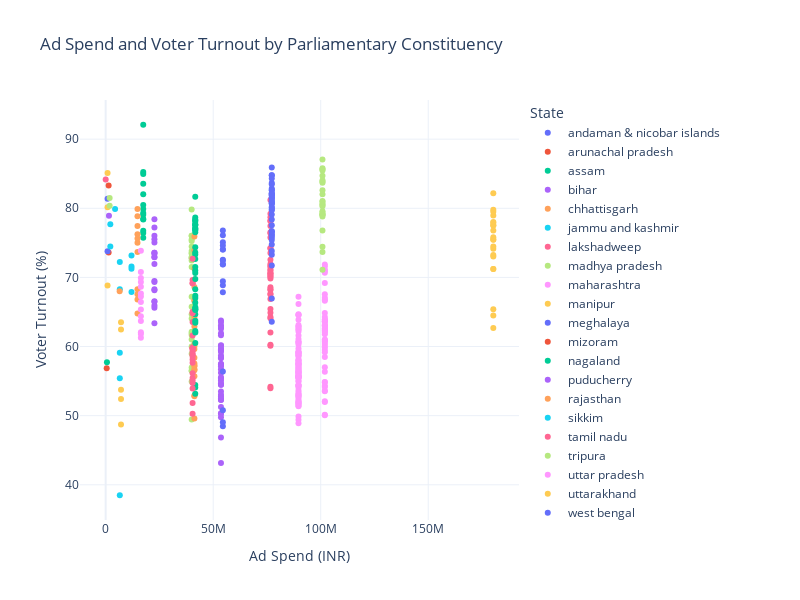

Notebook code cell kept with this figure:
### Markdown cell above
- Now, let’s have a look at the relationship between ad spend and voter turnout by parliamentary constituency:

### Code cell
merged_constituency_data = results.merge(
    locations,
    left_on='State',
    right_on='Location name',
    how='left'
)
# to represent this data, we will use Scatter Plot
fig = px.scatter(merged_constituency_data, x='Amount spent (INR)', y='Polled (%)',
                 color='State',
                 labels={'Amount spent (INR)': 'Ad Spend (INR)', 'Polled (%)': 'Voter Turnout (%)'},
                 title='Ad Spend and Voter Turnout by Parliamentary Constituency')

fig.update_layout(width=800, height=600)

fig.show()

### Figure 1 — Plotly figure (JSON) as saved in the notebook; plotly's stock layout.template omitted (floating-point values rounded to 4 significant figures)
{"data": [{"hovertemplate": "State=andaman & nicobar islands<br>Ad Spend (INR)=%{x}<br>Voter Turnout (%)=%{y}<extra></extra>", "legendgroup": "andaman & nicobar islands", "marker": {"color": "#636efa", "symbol": "circle"}, "mode": "markers", "name": "andaman & nicobar islands", "orientation": "v", "showlegend": true, "type": "scatter", "x": [null], "xaxis": "x", "y": [64.1], "yaxis": "y"}, {"hovertemplate": "State=arunachal pradesh<br>Ad Spend (INR)=%{x}<br>Voter Turnout (%)=%{y}<extra></extra>", "legendgroup": "arunachal pradesh", "marker": {"color": "#EF553B", "symbol": "circle"}, "mode": "markers", "name": "arunachal pradesh", "orientation": "v", "showlegend": true, "type": "scatter", "x": [1385654, 1385654], "xaxis": "x", "y": [83.31, 73.6], "yaxis": "y"}, {"hovertemplate": "State=assam<br>Ad Spend (INR)=%{x}<br>Voter Turnout (%)=%{y}<extra></extra>", "legendgroup": "assam", "marker": {"color": "#00cc96", "symbol": "circle"}, "mode": "markers", "name": "assam", "orientation": "v", "showlegend": true, "type": "scatter", "x": [17478091, 17478091, 17478091, 17478091, 17478091, 17478091, 17478091, 17478091, 17478091, 17478091, 17478091, 17478091, 17478091, 17478091], "xaxis": "x", "y": [76.75, 79.89, 79.33, 76.42, 78.46, 82.01, 75.74, 80.48, 84.97, 79.05, 85.24, 92.08, 78.39, 83.55], "yaxis": "y"}, {"hovertemplate": "State=bihar<br>Ad Spend (INR)=%{x}<br>Voter Turnout (%)=%{y}<extra></extra>", "legendgroup": "bihar", "marker": {"color": "#ab63fa", "symbol": "circle"}, "mode": "markers", "name": "bihar", "orientation": "v", "showlegend": true, "type": "scatter", "x": [53619242, 53619242, 53619242, 53619242, 53619242, 53619242, 53619242, 53619242, 53619242, 53619242, 53619242, 53619242, 53619242, 53619242, 53619242, 53619242, 53619242, 53619242, 53619242, 53619242, 53619242, 53619242, 53619242, 53619242, 53619242, 53619242, 53619242, 53619242, 53619242, 53619242, 53619242, 53619242, 53619242, 53619242, 53619242, 53619242, 53619242, 53619242, 53619242, 53619242], "xaxis": "x", "y": [50.35, 52.76, 51.25, 43.17, 54.48, 53.5, 63.76, 62.84, 63.08, 61.93, 54.48, 57.52, 58.29, 63.55, 58.7, 57.37, 55.55, 60.11, 59.59, 58.43, 53.04, 59.47, 56.73, 56.21, 52.32, 52.27, 61.62, 59.68, 57.4, 52.49, 62.59, 60.19, 50.27, 55.39, 55.09, 54.68, 49.78, 59.24, 46.85, 57.16], "yaxis": "y"}, {"hovertemplate": "State=chhattisgarh<br>Ad Spend (INR)=%{x}<br>Voter Turnout (%)=%{y}<extra></extra>", "legendgroup": "chhattisgarh", "marker": {"color": "#FFA15A", "symbol": "circle"}, "mode": "markers", "name": "chhattisgarh", "orientation": "v", "showlegend": true, "type": "scatter", "x": [14803286, 14803286, 14803286, 14803286, 14803286, 14803286, 14803286, 14803286, 14803286, 14803286, 14803286], "xaxis": "x", "y": [68.29, 76.23, 75.02, 77.42, 64.77, 73.68, 67.56, 75.63, 78.85, 66.82, 79.89], "yaxis": "y"}, {"hovertemplate": "State=jammu and kashmir<br>Ad Spend (INR)=%{x}<br>Voter Turnout (%)=%{y}<extra></extra>", "legendgroup": "jammu and kashmir", "marker": {"color": "#19d3f3", "symbol": "circle"}, "mode": "markers", "name": "jammu and kashmir", "orientation": "v", "showlegend": true, "type": "scatter", "x": [6575061, 6575061, 6575061, 6575061, 6575061], "xaxis": "x", "y": [68.27, 72.22, 38.49, 59.1, 55.4], "yaxis": "y"}, {"hovertemplate": "State=lakshadweep<br>Ad Spend (INR)=%{x}<br>Voter Turnout (%)=%{y}<extra></extra>", "legendgroup": "lakshadweep", "marker": {"color": "#FF6692", "symbol": "circle"}, "mode": "markers", "name": "lakshadweep", "orientation": "v", "showlegend": true, "type": "scatter", "x": [19847], "xaxis": "x", "y": [84.16], "yaxis": "y"}, {"hovertemplate": "State=madhya pradesh<br>Ad Spend (INR)=%{x}<br>Voter Turnout (%)=%{y}<extra></extra>", "legendgroup": "madhya pradesh", "marker": {"color": "#B6E880", "symbol": "circle"}, "mode": "markers", "name": "madhya pradesh", "orientation": "v", "showlegend": true, "type": "scatter", "x": [39992952, 39992952, 39992952, 39992952, 39992952, 39992952, 39992952, 39992952, 39992952, 39992952, 39992952, 39992952, 39992952, 39992952, 39992952, 39992952, 39992952, 39992952, 39992952, 39992952, 39992952, 39992952, 39992952, 39992952, 39992952, 39992952, 39992952, 39992952, 39992952], "xaxis": "x", "y": [73.45, 79.83, 61, 72.84, 64.68, 56.5, 56.48, 67.21, 56.97, 49.43, 61.94, 60, 73.53, 54.93, 64.06, 72.43, 62.13, 58.97, 76.04, 65.75, 74.48, 75.48, 72.76, 61.67, 71.52, 76.03, 75.27, 72.94, 73.82], "yaxis": "y"}, {"hovertemplate": "State=maharashtra<br>Ad Spend (INR)=%{x}<br>Voter Turnout (%)=%{y}<extra></extra>", "legendgroup": "maharashtra", "marker": {"color": "#FF97FF", "symbol": "circle"}, "mode": "markers", "name": "maharashtra", "orientation": "v", "showlegend": true, "type": "scatter", "x": [101917091, 101917091, 101917091, 101917091, 101917091, 101917091, 101917091, 101917091, 101917091, 101917091, 101917091, 101917091, 101917091, 101917091, 101917091, 101917091, 101917091, 101917091, 101917091, 101917091, 101917091, 101917091, 101917091, 101917091, 101917091, 101917091, 101917091, 101917091, 101917091, 101917091, 101917091, 101917091, 101917091, 101917091, 101917091, 101917091, 101917091, 101917091, 101917091, 101917091, 101917091, 101917091, 101917091, 101917091, 101917091, 101917091, 101917091, 101917091], "xaxis": "x", "y": [67.04, 67.55, 71.88, 54.32, 61.01, 61.79, 63.67, 62.03, 63.54, 60.94, 62.26, 64.85, 62.87, 59.5, 71.11, 71.59, 62.59, 63.65, 63.88, 60.51, 62.52, 62.27, 63.16, 59.19, 66.61, 63.03, 70.92, 58.47, 69.18, 54.87, 70.68, 53.54, 64.28, 63.03, 54.16, 59.89, 60.21, 66.75, 50.12, 57.02, 51.98, 56.37, 54.84, 50.06, 53.6, 60.75, 63.91, 52.09], "yaxis": "y"}, {"hovertemplate": "State=manipur<br>Ad Spend (INR)=%{x}<br>Voter Turnout (%)=%{y}<extra></extra>", "legendgroup": "manipur", "marker": {"color": "#FECB52", "symbol": "circle"}, "mode": "markers", "name": "manipur", "orientation": "v", "showlegend": true, "type": "scatter", "x": [889062, 889062, 889062], "xaxis": "x", "y": [80.15, 68.83, 85.11], "yaxis": "y"}, {"hovertemplate": "State=meghalaya<br>Ad Spend (INR)=%{x}<br>Voter Turnout (%)=%{y}<extra></extra>", "legendgroup": "meghalaya", "marker": {"color": "#636efa", "symbol": "circle"}, "mode": "markers", "name": "meghalaya", "orientation": "v", "showlegend": true, "type": "scatter", "x": [884220, 884220], "xaxis": "x", "y": [73.78, 81.37], "yaxis": "y"}, {"hovertemplate": "State=mizoram<br>Ad Spend (INR)=%{x}<br>Voter Turnout (%)=%{y}<extra></extra>", "legendgroup": "mizoram", "marker": {"color": "#EF553B", "symbol": "circle"}, "mode": "markers", "name": "mizoram", "orientation": "v", "showlegend": true, "type": "scatter", "x": [481052], "xaxis": "x", "y": [56.87], "yaxis": "y"}, {"hovertemplate": "State=nagaland<br>Ad Spend (INR)=%{x}<br>Voter Turnout (%)=%{y}<extra></extra>", "legendgroup": "nagaland", "marker": {"color": "#00cc96", "symbol": "circle"}, "mode": "markers", "name": "nagaland", "orientation": "v", "showlegend": true, "type": "scatter", "x": [599170], "xaxis": "x", "y": [57.72], "yaxis": "y"}, {"hovertemplate": "State=puducherry<br>Ad Spend (INR)=%{x}<br>Voter Turnout (%)=%{y}<extra></extra>", "legendgroup": "puducherry", "marker": {"color": "#ab63fa", "symbol": "circle"}, "mode": "markers", "name": "puducherry", "orientation": "v", "showlegend": true, "type": "scatter", "x": [1535672], "xaxis": "x", "y": [78.9], "yaxis": "y"}, {"hovertemplate": "State=rajasthan<br>Ad Spend (INR)=%{x}<br>Voter Turnout (%)=%{y}<extra></extra>", "legendgroup": "rajasthan", "marker": {"color": "#FFA15A", "symbol": "circle"}, "mode": "markers", "name": "rajasthan", "orientation": "v", "showlegend": true, "type": "scatter", "x": [41268323, 41268323, 41268323, 41268323, 41268323, 41268323, 41268323, 41268323, 41268323, 41268323, 41268323, 41268323, 41268323, 41268323, 41268323, 41268323, 41268323, 41268323, 41268323, 41268323, 41268323, 41268323, 41268323, 41268323, 41268323], "xaxis": "x", "y": [60.07, 52.8, 54.11, 63.61, 55.72, 66.59, 63.38, 56.7, 52.93, 49.59, 57.23, 57.53, 59.66, 73.88, 75.93, 60.37, 68.61, 62.89, 69.71, 64.27, 71.26, 57.19, 58.39, 56.58, 66.66], "yaxis": "y"}, {"hovertemplate": "State=sikkim<br>Ad Spend (INR)=%{x}<br>Voter Turnout (%)=%{y}<extra></extra>", "legendgroup": "sikkim", "marker": {"color": "#19d3f3", "symbol": "circle"}, "mode": "markers", "name": "sikkim", "orientation": "v", "showlegend": true, "type": "scatter", "x": [4379297], "xaxis": "x", "y": [79.88], "yaxis": "y"}, {"hovertemplate": "State=tamil nadu<br>Ad Spend (INR)=%{x}<br>Voter Turnout (%)=%{y}<extra></extra>", "legendgroup": "tamil nadu", "marker": {"color": "#FF6692", "symbol": "circle"}, "mode": "markers", "name": "tamil nadu", "orientation": "v", "showlegend": true, "type": "scatter", "x": [76622608, 76622608, 76622608, 76622608, 76622608, 76622608, 76622608, 76622608, 76622608, 76622608, 76622608, 76622608, 76622608, 76622608, 76622608, 76622608, 76622608, 76622608, 76622608, 76622608, 76622608, 76622608, 76622608, 76622608, 76622608, 76622608, 76622608, 76622608, 76622608, 76622608, 76622608, 76622608, 76622608, 76622608, 76622608, 76622608, 76622608, 76622608, 76622608], "xaxis": "x", "y": [74.19, 75.76, 53.96, 60.11, 54.17, 76.37, 64.89, 72.57, 81.2, 71.14, 70.59, 79.21, 71.68, 65.44, 78.7, 71.5, 62.04, 70.09, 71.94, 78.21, 70.95, 77.43, 70.41, 68.19, 78.16, 64.26, 60.25, 67.65, 68.27, 69.84, 66.88, 67.51, 64.1, 70.62, 68.59, 74.24, 73.53, 76.52, 70.22], "yaxis": "y"}, {"hovertemplate": "State=tripura<br>Ad Spend (INR)=%{x}<br>Voter Turnout (%)=%{y}<extra></extra>", "legendgroup": "tripura", "marker": {"color": "#B6E880", "symbol": "circle"}, "mode": "markers", "name": "tripura", "orientation": "v", "showlegend": true, "type": "scatter", "x": [1857459, 1857459], "xaxis": "x", "y": [81.48, 80.36], "yaxis": "y"}, {"hovertemplate": "State=uttar pradesh<br>Ad Spend (INR)=%{x}<br>Voter Turnout (%)=%{y}<extra></extra>", "legendgroup": "uttar pradesh", "marker": {"color": "#FF97FF", "symbol": "circle"}, "mode": "markers", "name": "uttar pradesh", "orientation": "v", "showlegend": true, "type": "scatter", "x": [89668131, 89668131, 89668131, 89668131, 89668131, 89668131, 89668131, 89668131, 89668131, 89668131, 89668131, 89668131, 89668131, 89668131, 89668131, 89668131, 89668131, 89668131, 89668131, 89668131, 89668131, 89668131, 89668131, 89668131, 89668131, 89668131, 89668131, 89668131, 89668131, 89668131, 89668131, 89668131, 89668131, 89668131, 89668131, 89668131, 89668131, 89668131, 89668131, 89668131, 89668131, 89668131, 89668131, 89668131, 89668131, 89668131, 89668131, 89668131, 89668131, 89668131, 89668131, 89668131, 89668131, 89668131, 89668131, 89668131, 89668131, 89668131, 89668131, 89668131, 89668131, 89668131, 89668131, 89668131, 89668131, 89668131, 89668131, 89668131, 89668131, 89668131, 89668131, 89668131, 89668131, 89668131, 89668131, 89668131, 89668131, 89668131, 89668131, 89668131], "xaxis": "x", "y": [58.73, 62.46, 62.18, 59.13, 60.75, 63.11, 55.85, 66.14, 56.93, 64.58, 56.16, 56.42, 53.63, 49.88, 49.41, 58.94, 54.08, 57.44, 54.35, 58.03, 59.31, 57.19, 58.53, 55.71, 58.73, 62.91, 57.78, 57.42, 64.54, 56.36, 59.08, 57.52, 61.08, 53.05, 64.68, 55.89, 53.36, 62.54, 55.46, 54.34, 59.7, 67.2, 59.14, 57.09, 51.62, 60.6, 56.18, 63.86, 55.68, 52.8, 52.28, 62.88, 58.12, 51.82, 61.58, 56.16, 56.67, 53.07, 51.97, 55.59, 54.38, 54.49, 48.91, 51.45, 52.57, 52.83, 55.63, 52.05, 51.79, 60.58, 55.51, 55.45, 55.05, 54.93, 57.57, 60.31, 57.92, 56.78, 51.38, 56.49], "yaxis": "y"}, {"hovertemplate": "State=uttarakhand<br>Ad Spend (INR)=%{x}<br>Voter Turnout (%)=%{y}<extra></extra>", "legendgroup": "uttarakhand", "marker": {"color": "#FECB52", "symbol": "circle"}, "mode": "markers", "name": "uttarakhand", "orientation": "v", "showlegend": true, "type": "scatter", "x": [7140897, 7140897, 7140897, 7140897, 7140897], "xaxis": "x", "y": [48.74, 52.42, 63.53, 62.47, 53.76], "yaxis": "y"}, {"hovertemplate": "State=west bengal<br>Ad Spend (INR)=%{x}<br>Voter Turnout (%)=%{y}<extra></extra>", "legendgroup": "west bengal", "marker": {"color": "#636efa", "symbol": "circle"}, "mode": "markers", "name": "west bengal", "orientation": "v", "showlegend": true, "type": "scatter", "x": [77244996, 77244996, 77244996, 77244996, 77244996, 77244996, 77244996, 77244996, 77244996, 77244996, 77244996, 77244996, 77244996, 77244996, 77244996, 77244996, 77244996, 77244996, 77244996, 77244996, 77244996, 77244996, 77244996, 77244996, 77244996, 77244996, 77244996, 77244996, 77244996, 77244996, 77244996, 77244996, 77244996, 77244996, 77244996, 77244996, 77244996, 77244996, 77244996, 77244996, 77244996, 77244996], "xaxis": "x", "y": [79.76, 82.16, 83.66, 79.09, 74.76, 76.18, 75.72, 76.69, 76.03, 81.52, 73.27, 77.54, 82.85, 80.72, 81.91, 82.66, 80.65, 81.87, 82.62, 81.04, 75.41, 81.38, 71.73, 76.44, 79.78, 80.75, 85.91, 82.17, 83.47, 84.77, 81.56, 78.39, 84.79, 80.17, 84.31, 81.04, 73.81, 76.68, 80.08, 66.95, 63.59, 82.02], "yaxis": "y"}, {"hovertemplate": "State=karnataka<br>Ad Spend (INR)=%{x}<br>Voter Turnout (%)=%{y}<extra></extra>", "legendgroup": "karnataka", "marker": {"color": "#00cc96", "symbol": "circle"}, "mode": "markers", "name": "karnataka", "orientation": "v", "showlegend": true, "type": "scatter", "x": [41659397, 41659397, 41659397, 41659397, 41659397, 41659397, 41659397, 41659397, 41659397, 41659397, 41659397, 41659397, 41659397, 41659397, 41659397, 41659397, 41659397, 41659397, 41659397, 41659397, 41659397, 41659397, 41659397, 41659397, 41659397, 41659397, 41659397, 41659397], "xaxis": "x", "y": [54.06, 54.45, 68.3, 53.17, 76.82, 77, 73.3, 77.56, 77.68, 78.27, 81.67, 70.62, 78.05, 77.15, 72.66, 71.49, 73.59, 65.47, 66.32, 78.66, 76.99, 74.37, 62.25, 77.6, 70.99, 64.66, 78.33, 76.53], "yaxis": "y"}, {"hovertemplate": "State=kerala<br>Ad Spend (INR)=%{x}<br>Voter Turnout (%)=%{y}<extra></extra>", "legendgroup": "kerala", "marker": {"color": "#ab63fa", "symbol": "circle"}, "mode": "markers", "name": "kerala", "orientation": "v", "showlegend": true, "type": "scatter", "x": [22681201, 22681201, 22681201, 22681201, 22681201, 22681201, 22681201, 22681201, 22681201, 22681201, 22681201, 22681201, 22681201, 22681201, 22681201, 22681201, 22681201, 22681201, 22681201, 22681201], "xaxis": "x", "y": [75.05, 73.42, 69.48, 71.94, 68.29, 66.55, 77.21, 76.04, 68.15, 65.61, 75.52, 72.95, 65.95, 73.57, 63.37, 69.34, 66.47, 72.9, 78.41, 73.57], "yaxis": "y"}, {"hovertemplate": "State=dadra & nagar haveli and\ndaman & diu<br>Ad Spend (INR)=%{x}<br>Voter Turnout (%)=%{y}<extra></extra>", "legendgroup": "dadra & nagar haveli and\ndaman & diu", "marker": {"color": "#FFA15A", "symbol": "circle"}, "mode": "markers", "name": "dadra & nagar haveli and\ndaman & diu", "orientation": "v", "showlegend": true, "type": "scatter", "x": [null, null], "xaxis": "x", "y": [72.52, 68.77], "yaxis": "y"}, {"hovertemplate": "State=goa<br>Ad Spend (INR)=%{x}<br>Voter Turnout (%)=%{y}<extra></extra>", "legendgroup": "goa", "marker": {"color": "#19d3f3", "symbol": "circle"}, "mode": "markers", "name": "goa", "orientation": "v", "showlegend": true, "type": "scatter", "x": [2164209, 2164209], "xaxis": "x", "y": [77.69, 74.47], "yaxis": "y"}, {"hovertemplate": "State=gujarat<br>Ad Spend (INR)=%{x}<br>Voter Turnout (%)=%{y}<extra></extra>", "legendgroup": "gujarat", "marker": {"color": "#FF6692", "symbol": "circle"}, "mode": "markers", "name": "gujarat", "orientation": "v", "showlegend": true, "type": "scatter", "x": [40425399, 40425399, 40425399, 40425399, 40425399, 40425399, 40425399, 40425399, 40425399, 40425399, 40425399, 40425399, 40425399, 40425399, 40425399, 40425399, 40425399, 40425399, 40425399, 40425399, 40425399, 40425399, 40425399, 40425399, 40425399], "xaxis": "x", "y": [54.72, 55.45, 50.29, 65.04, 69.62, 64.81, 69.16, 53.92, 69.15, 59.31, 59.8, 57.67, 58.91, 56.14, 58.12, 59.86, 59.66, 58.85, 58.56, 51.83, 59.69, 63.56, 55.09, 61.59, 72.71], "yaxis": "y"}, {"hovertemplate": "State=andhra pradesh<br>Ad Spend (INR)=%{x}<br>Voter Turnout (%)=%{y}<extra></extra>", "legendgroup": "andhra pradesh", "marker": {"color": "#B6E880", "symbol": "circle"}, "mode": "markers", "name": "andhra pradesh", "orientation": "v", "showlegend": true, "type": "scatter", "x": [100819732, 100819732, 100819732, 100819732, 100819732, 100819732, 100819732, 100819732, 100819732, 100819732, 100819732, 100819732, 100819732, 100819732, 100819732, 100819732, 100819732, 100819732, 100819732, 100819732, 100819732, 100819732, 100819732, 100819732, 100819732], "xaxis": "x", "y": [83.85, 82.03, 80.51, 73.68, 85.48, 85.77, 83.68, 78.81, 84.7, 79.57, 80.3, 76.8, 84.05, 80.61, 82.59, 85.65, 79.05, 87.06, 80.93, 79.09, 74.43, 79.1, 79.37, 71.11, 81.05], "yaxis": "y"}, {"hovertemplate": "State=jharkhand<br>Ad Spend (INR)=%{x}<br>Voter Turnout (%)=%{y}<extra></extra>", "legendgroup": "jharkhand", "marker": {"color": "#FF97FF", "symbol": "circle"}, "mode": "markers", "name": "jharkhand", "orientation": "v", "showlegend": true, "type": "scatter", "x": [16380139, 16380139, 16380139, 16380139, 16380139, 16380139, 16380139, 16380139, 16380139, 16380139, 16380139, 16380139, 16380139, 16380139], "xaxis": "x", "y": [69.93, 66.45, 61.27, 69.32, 63.69, 64.39, 61.81, 62.06, 67.23, 67.68, 65.36, 73.87, 68.63, 70.78], "yaxis": "y"}, {"hovertemplate": "State=odisha<br>Ad Spend (INR)=%{x}<br>Voter Turnout (%)=%{y}<extra></extra>", "legendgroup": "odisha", "marker": {"color": "#FECB52", "symbol": "circle"}, "mode": "markers", "name": "odisha", "orientation": "v", "showlegend": true, "type": "scatter", "x": [180252277, 180252277, 180252277, 180252277, 180252277, 180252277, 180252277, 180252277, 180252277, 180252277, 180252277, 180252277, 180252277, 180252277, 180252277, 180252277, 180252277, 180252277, 180252277, 180252277, 180252277], "xaxis": "x", "y": [65.41, 77.9, 77.53, 82.16, 62.67, 79.78, 77.52, 74.16, 73.02, 64.49, 71.2, 78.01, 78.97, 75.43, 79.5, 76.77, 73.23, 75.48, 74.47, 71.22, 75.79], "yaxis": "y"}, {"hovertemplate": "State=telangana<br>Ad Spend (INR)=%{x}<br>Voter Turnout (%)=%{y}<extra></extra>", "legendgroup": "telangana", "marker": {"color": "#636efa", "symbol": "circle"}, "mode": "markers", "name": "telangana", "orientation": "v", "showlegend": true, "type": "scatter", "x": [54496166, 54496166, 54496166, 54496166, 54496166, 54496166, 54496166, 54496166, 54496166, 54496166, 54496166, 54496166, 54496166, 54496166, 54496166, 54496166, 54496166], "xaxis": "x", "y": [74.03, 76.78, 56.4, 48.48, 72.54, 76.09, 71.85, 72.43, 50.78, 75.09, 69.46, 74.02, 71.92, 67.87, 49.04, 68.86, 74.63], "yaxis": "y"}, {"hovertemplate": "State=ladakh<br>Ad Spend (INR)=%{x}<br>Voter Turnout (%)=%{y}<extra></extra>", "legendgroup": "ladakh", "marker": {"color": "#EF553B", "symbol": "circle"}, "mode": "markers", "name": "ladakh", "orientation": "v", "showlegend": true, "type": "scatter", "x": [null], "xaxis": "x", "y": [71.82], "yaxis": "y"}, {"hovertemplate": "State=haryana<br>Ad Spend (INR)=%{x}<br>Voter Turnout (%)=%{y}<extra></extra>", "legendgroup": "haryana", "marker": {"color": "#00cc96", "symbol": "circle"}, "mode": "markers", "name": "haryana", "orientation": "v", "showlegend": true, "type": "scatter", "x": [41683411, 41683411, 41683411, 41683411, 41683411, 41683411, 41683411, 41683411, 41683411, 41683411], "xaxis": "x", "y": [67.34, 65.39, 60.52, 62.03, 65.27, 63.74, 67.01, 65.68, 69.77, 63.44], "yaxis": "y"}, {"hovertemplate": "State=nct of delhi<br>Ad Spend (INR)=%{x}<br>Voter Turnout (%)=%{y}<extra></extra>", "legendgroup": "nct of delhi", "marker": {"color": "#ab63fa", "symbol": "circle"}, "mode": "markers", "name": "nct of delhi", "orientation": "v", "showlegend": true, "type": "scatter", "x": [null, null, null, null, null, null, null], "xaxis": "x", "y": [58.6, 59.51, 55.43, 62.89, 57.85, 56.45, 58.79], "yaxis": "y"}, {"hovertemplate": "State=chandigarh<br>Ad Spend (INR)=%{x}<br>Voter Turnout (%)=%{y}<extra></extra>", "legendgroup": "chandigarh", "marker": {"color": "#FFA15A", "symbol": "circle"}, "mode": "markers", "name": "chandigarh", "orientation": "v", "showlegend": true, "type": "scatter", "x": [6507258], "xaxis": "x", "y": [67.98], "yaxis": "y"}, {"hovertemplate": "State=himachal pradesh<br>Ad Spend (INR)=%{x}<br>Voter Turnout (%)=%{y}<extra></extra>", "legendgroup": "himachal pradesh", "marker": {"color": "#19d3f3", "symbol": "circle"}, "mode": "markers", "name": "himachal pradesh", "orientation": "v", "showlegend": true, "type": "scatter", "x": [12011616, 12011616, 12011616, 12011616], "xaxis": "x", "y": [71.56, 67.89, 73.15, 71.26], "yaxis": "y"}, {"hovertemplate": "State=punjab<br>Ad Spend (INR)=%{x}<br>Voter Turnout (%)=%{y}<extra></extra>", "legendgroup": "punjab", "marker": {"color": "#FF6692", "symbol": "circle"}, "mode": "markers", "name": "punjab", "orientation": "v", "showlegend": true, "type": "scatter", "x": [null, null, null, null, null, null, null, null, null, null, null, null, null], "xaxis": "x", "y": [56.06, 61.98, 69.36, 63.34, 62.53, 67.02, 66.67, 58.86, 59.7, 62.55, 60.12, 63.63, 64.63], "yaxis": "y"}], "layout": {"height": 600, "legend": {"title": {"text": "State"}, "tracegroupgap": 0}, "title": {"text": "Ad Spend and Voter Turnout by Parliamentary Constituency"}, "width": 800, "xaxis": {"anchor": "y", "domain": [0, 1], "title": {"text": "Ad Spend (INR)"}}, "yaxis": {"anchor": "x", "domain": [0, 1], "title": {"text": "Voter Turnout (%)"}}}}
